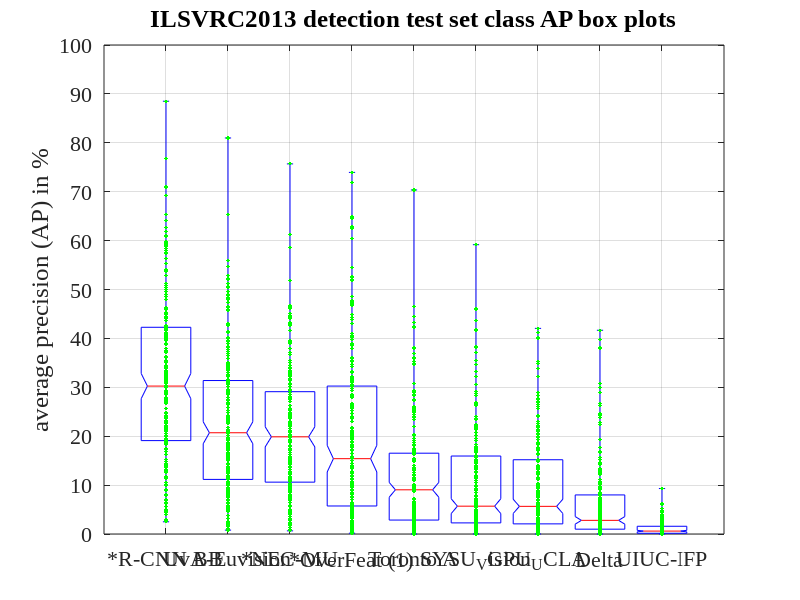

MATLAB code for this plot: (Note: this script raises an error after producing the figure.)
function test_boxplot()

set(0,'DefaultAxesFontName', 'Times New Roman');
set(0,'DefaultAxesFontSize', 16);
set(0,'DefaultTextFontname', 'Times New Roman')
set(0,'DefaultTextFontSize', 16);

addpath('export_fig');

methods = {'*R-CNN BB', ...
           'UvA-Euvision', ...
           '*NEC-MU', ...
           '*OverFeat (1)', ...
           'Toronto A', ...
           'SYSU_Vision', ...
           'GPU_UCLA', ...
           'Delta', ...
           'UIUC-IFP'};

APs = zeros(200, 9);
APs(:,1) = [0.508
0.500
0.318
0.538
0.309
0.540
0.450
0.118
0.420
0.028
0.375
0.326
0.219
0.174
0.553
0.418
0.653
0.372
0.113
0.627
0.529
0.388
0.127
0.411
0.062
0.709
0.193
0.388
0.090
0.267
0.312
0.257
0.575
0.885
0.376
0.289
0.445
0.480
0.323
0.289
0.304
0.141
0.195
0.246
0.462
0.215
0.396
0.212
0.242
0.299
0.300
0.237
0.228
0.340
0.101
0.185
0.199
0.768
0.441
0.278
0.199
0.141
0.350
0.564
0.221
0.445
0.206
0.202
0.049
0.593
0.242
0.641
0.215
0.425
0.286
0.513
0.479
0.323
0.331
0.130
0.138
0.342
0.099
0.460
0.126
0.504
0.405
0.174
0.334
0.380
0.070
0.417
0.287
0.592
0.195
0.237
0.443
0.030
0.584
0.091
0.354
0.333
0.513
0.231
0.389
0.324
0.310
0.301
0.040
0.401
0.333
0.149
0.496
0.422
0.318
0.045
0.316
0.275
0.388
0.222
0.114
0.090
0.328
0.417
0.205
0.226
0.210
0.192
0.437
0.064
0.152
0.320
0.212
0.372
0.079
0.248
0.213
0.141
0.294
0.080
0.710
0.162
0.411
0.611
0.140
0.416
0.025
0.345
0.115
0.246
0.408
0.573
0.106
0.209
0.489
0.090
0.579
0.362
0.338
0.588
0.692
0.168
0.437
0.163
0.068
0.313
0.451
0.183
0.081
0.099
0.268
0.132
0.188
0.091
0.453
0.057
0.217
0.214
0.591
0.426
0.246
0.618
0.292
0.247
0.608
0.138
0.144
0.591
0.417
0.272
0.195
0.137
0.597
0.240
0.398
0.081
0.409
0.486
0.312
0.496];
APs(:,2) = [0.369651,0.482312,0.163024,0.368424,0.232065,0.35141,0.3414,0.007977,0.290688,0.010195,0.315607,0.295134,0.132251,0.070868,0.350663,0.172257,0.503976,0.333773,0.075875,0.464309,0.458206,0.252085,0.0901,0.31605,0.103024,0.48379,0.11183,0.278837,0.077266,0.182147,0.228429,0.153304,0.521545,0.809877,0.231077,0.063309,0.345522,0.372573,0.143204,0.194352,0.186589,0.050596,0.078076,0.102148,0.426199,0.218421,0.134885,0.131633,0.080275,0.252711,0.17368,0.163905,0.143464,0.217716,0.129051,0.133495,0.190844,0.558867,0.208109,0.311238,0.138209,0.064883,0.201574,0.480456,0.258911,0.313239,0.159452,0.134996,0.024542,0.383713,0.161434,0.528005,0.12492,0.322985,0.180017,0.388897,0.329787,0.234976,0.19226,0.106537,0.159285,0.292925,0.070051,0.278829,0.103981,0.322944,0.265891,0.129295,0.175864,0.296236,0.03182,0.184073,0.187222,0.488683,0.08287,0.226891,0.380779,0.010903,0.511801,0.062329,0.25805,0.205994,0.225461,0.157164,0.226638,0.268932,0.305608,0.167249,0.010561,0.411693,0.284602,0.127365,0.300949,0.289655,0.269221,0.015087,0.377517,0.194495,0.24135,0.092309,0.087503,0.070086,0.273815,0.149904,0.209859,0.170944,0.117598,0.092819,0.364299,0.020658,0.090218,0.237007,0.127013,0.288442,0.069159,0.115576,0.055128,0.052167,0.209279,0.037799,0.49587,0.111139,0.295128,0.462503,0.085674,0.286074,0.056591,0.325108,0.099387,0.24894,0.309567,0.348348,0.049406,0.090509,0.30983,0.057438,0.400823,0.211068,0.208709,0.54704,0.653929,0.153886,0.335503,0.114306,0.018554,0.214054,0.358539,0.094698,0.04701,0.05548,0.119764,0.08273,0.093271,0.116072,0.288438,0.046167,0.115465,0.217141,0.464246,0.413227,0.156676,0.474007,0.242938,0.196673,0.505017,0.048939,0.12435,0.394822,0.337888,0.273765,0.12892,0.085409,0.347402,0.154032,0.308792,0.045774,0.312618,0.429482,0.209092,0.481934];
APs(:,3) = [0.427034,0.442052,0.174259,0.220681,0.193629,0.301324,0.327223,0.035029,0.239327,0.012914,0.350166,0.166746,0.149805,0.041591,0.416048,0.276041,0.585222,0.289923,0.084982,0.276353,0.262357,0.227715,0.047579,0.295217,0.072491,0.462152,0.108455,0.28538,0.091785,0.186906,0.211646,0.153211,0.331277,0.756885,0.202655,0.127559,0.313773,0.331982,0.230366,0.239536,0.204109,0.024036,0.103317,0.157777,0.371361,0.161816,0.193398,0.12313,0.081319,0.237813,0.241645,0.069564,0.116407,0.216192,0.092684,0.112824,0.175126,0.440693,0.210219,0.306732,0.148903,0.076524,0.14762,0.322819,0.156007,0.33368,0.117495,0.096164,0.04728,0.220158,0.189719,0.519023,0.084298,0.226764,0.196572,0.431627,0.379589,0.179672,0.236267,0.106915,0.072167,0.308522,0.050661,0.256802,0.081247,0.390033,0.26309,0.090395,0.245216,0.216497,0.116022,0.153208,0.236439,0.427864,0.107274,0.174173,0.30174,0.006459,0.445676,0.044943,0.221807,0.210397,0.10349,0.102945,0.21056,0.170668,0.278701,0.191327,0.00897,0.367871,0.280021,0.073599,0.199732,0.294345,0.208165,0.017856,0.197689,0.186923,0.223692,0.112186,0.079077,0.111592,0.338724,0.242868,0.251844,0.220908,0.323387,0.092884,0.355403,0.02906,0.100546,0.144539,0.10091,0.326099,0.087642,0.121377,0.087933,0.247727,0.257267,0.032257,0.465314,0.064517,0.289238,0.271502,0.126391,0.241956,0.040389,0.223226,0.174613,0.151005,0.313163,0.333006,0.020239,0.141976,0.219819,0.023768,0.315868,0.180885,0.207485,0.466604,0.450489,0.131952,0.344603,0.135328,0.007422,0.172002,0.318128,0.111026,0.057122,0.064172,0.145319,0.035875,0.132035,0.09941,0.255499,0.03218,0.147821,0.093656,0.354192,0.334897,0.229314,0.338948,0.222002,0.252238,0.463161,0.089718,0.137362,0.395233,0.305053,0.225982,0.111409,0.092958,0.613242,0.102363,0.339525,0.02682,0.263298,0.306709,0.180851,0.392561];
APs(:,4) = [0.304986,0.306254,0.182489,0.322144,0.154392,0.604291,0.183819,0.023855,0.353073,0.017784,0.215793,0.001661,0.105774,0.049666,0.402173,0.240044,0.010544,0.137231,0.091068,0.526905,0.331376,0.237194,0.046297,0.204755,0.039179,0.544212,0.124824,0.097011,0.003078,0.113263,0.06352,0.177868,0.405554,0.739479,0.284752,0.076876,0.206095,0.38766,0.24656,0.206374,0.405243,0.04473,0.060582,0.004977,0.386675,0.19345,0.062516,0.055412,0.149686,0.262765,0.017206,0.036141,0.063537,0.149952,0.019898,0.188333,0.138727,0.624676,0.346666,0.358225,0.034577,0.023016,0.217993,0.470298,0.20646,0.297245,0.157737,0.041485,0.024202,0.519579,0.200329,0.649882,0.107063,0.361256,0.082722,0.216905,0.347191,0.206361,0.19694,0.102023,0.07389,0.314942,0.033156,0.442592,0.032853,0.302127,0.144532,0.134044,0.016356,0.285136,0.002395,0.08943,0.180414,0.354106,0.139873,0.133536,0.397322,0.006437,0.321489,0.024375,0.203673,0.194867,0.476566,0.153689,0.361071,0.282103,0.104129,0.23892,0.014675,0.064372,0.253114,0.011274,0.473219,0.267579,0.230172,0.011571,0.085127,0.178486,0.170043,0.31071,0.056773,0.089503,0.217376,0.096023,0.303702,0.124685,0.012821,0.113746,0.292997,0.031883,0.098967,0.210521,0.063068,0.322295,0.063785,0.091335,0.127465,0.064578,0.11883,0.036014,0.719385,0.052331,0.314296,0.646264,0.036296,0.164031,0.001896,0.017421,0.033074,0.172972,0.318912,0.524845,0.02026,0.107853,0.410408,0.017321,0.449396,0.261609,0.342355,0.279731,0.485842,0.111716,0.164636,0.061209,0.007801,0.430707,0.378991,0.099691,0.037589,0.089703,0.07127,0.053797,0.015884,0.009299,0.353723,0.027208,0.033415,0.133944,0.257816,0.438395,0.01045,0.627797,0.257733,0.048145,0.404575,0.033345,0.081978,0.467955,0.157439,0.117678,0.150626,0.057465,0.019113,0.103144,0.176183,0.03963,0.216514,0.26394,0.171983,0.389459];
APs(:,5) = [0.153857,0.306987,0.097201,0.161943,0.182839,0.24406,0.233413,0.01275,0.094078,0.001794,0.191173,0.022211,0.043191,0.006146,0.174788,0.174968,0.055181,0.170341,0.012792,0.347552,0.284085,0.151453,0.012797,0.100476,0.01573,0.259988,0.059611,0.115743,0.012254,0.089227,0.095504,0.059007,0.274934,0.703532,0.098543,0.098974,0.134999,0.09813,0.087025,0.095265,0.219077,0.029653,0.034749,0.046519,0.172528,0.113551,0.022135,0.026403,0.048237,0.034037,0.025835,0.0286,0.027111,0.130929,0.048114,0.038808,0.09152,0.240961,0.162307,0.202228,0.04596,0.015979,0.109113,0.256672,0.135458,0.258983,0.05012,0.029478,0.000962,0.291271,0.131211,0.432864,0.051918,0.359781,0.121358,0.255795,0.249492,0.135736,0.093882,0.070863,0.017857,0.11084,0.004699,0.238274,0.037929,0.111481,0.135904,0.066915,0.020695,0.126112,0.002027,0.092514,0.093022,0.254337,0.024995,0.040516,0.35214,4.7e-05,0.44419,0.019681,0.116322,0.139301,0.167874,0.005164,0.065072,0.166576,0.187502,0.036492,0.016403,0.164952,0.126386,0.029455,0.182833,0.149896,0.16278,0.001758,0.113346,0.098546,0.152013,0.120679,0.023088,0.040432,0.050612,0.067145,0.133431,0.048541,0.000549,0.027634,0.153403,0.007935,0.01048,0.086448,0.010073,0.173501,0.024291,0.047411,0.048823,0.044447,0.052714,0.017045,0.465277,0.025236,0.134378,0.380498,0.028284,0.098725,0.002863,0.018211,0.0,0.049538,0.097342,0.293584,0.009923,0.053919,0.181719,0.001127,0.168699,0.152894,0.063417,0.307579,0.283546,0.015647,0.166164,0.052093,0.002688,0.2516,0.274118,0.06143,0.02322,0.015912,0.064623,0.006725,0.031703,0.007971,0.149019,0.007264,0.031791,0.060425,0.249064,0.368528,0.028288,0.423358,0.204078,0.050974,0.288668,0.012493,0.04556,0.349293,0.195947,0.070044,0.039658,0.028731,0.02662,0.072934,0.154551,0.009735,0.096545,0.133478,0.0425,0.148451];
APs(:,6) = [0.346594,0.223107,0.063055,0.283327,0.07115,0.265284,0.0852,0.002918,0.011377,0.003325,0.127899,0.060148,0.031542,0.002017,0.418145,0.201532,0.046397,0.131602,0.093641,0.172257,0.076431,0.066451,0.032669,0.29216,0.003197,0.216332,0.018201,0.216728,0.07119,0.109169,0.161283,0.011464,0.415781,0.591647,0.151639,0.024254,0.215897,0.287288,0.11306,0.234059,0.0079,0.048122,0.02465,0.038222,0.331567,0.048839,0.000771,0.037656,0.049118,0.17512,0.045014,0.145939,0.015102,0.236511,0.000295,0.020583,0.001631,0.223979,0.071761,0.046583,0.059775,0.068899,0.060407,0.305599,0.057148,0.048465,0.112943,0.02253,0.045865,0.183347,0.054472,0.147652,0.031507,0.166011,0.032847,0.195216,0.354801,0.00902,0.16781,0.048624,0.056668,0.008921,0.04606,0.105184,0.014519,0.371452,0.191223,0.000181,0.029682,0.078149,0.00197,0.134719,0.046737,0.417692,0.029762,0.038016,0.137144,0.000502,0.214269,0.036111,0.03256,0.04026,0.038485,0.178062,0.001122,0.000507,0.139573,0.171435,0.006141,0.224256,0.265882,0.055744,0.093593,0.158854,0.048569,0.018018,0.215111,0.021086,0.099078,0.022777,0.007229,0.008229,0.135065,0.145389,0.00371,0.114306,0.009052,0.073323,0.064966,0.000224,0.010079,0.001626,0.039815,0.079236,0.043555,0.036164,0.002284,0.025778,0.126405,0.006487,0.346685,0.047729,0.00115,0.171373,0.001434,0.117722,0.005923,0.028262,0.001245,0.170807,0.322099,0.158175,0.042977,0.007732,0.151358,0.011639,0.263526,0.098059,0.001804,0.437315,0.382535,0.104583,0.167428,0.021701,0.005313,0.138581,0.207899,0.00276,0.004009,0.00474,0.023227,0.000271,0.04972,0.041287,0.079378,0.009012,0.046984,0.029367,0.092213,0.290947,0.119863,0.117039,0.22034,0.045862,0.26867,0.015537,0.070365,0.007532,0.158298,0.156354,0.028862,0.045568,0.089754,0.034821,0.055753,0.024289,0.042554,0.195408,0.239494,0.460091];
APs(:,7) = [0.337795,0.352768,0.039775,0.226078,0.098018,0.209483,0.137701,0.003308,0.005808,0.003222,0.170265,0.070872,0.01745,0.002239,0.41962,0.199403,0.05138,0.175751,0.092562,0.15185,0.062693,0.051286,0.025342,0.288695,0.001359,0.125622,0.038673,0.213579,0.040129,0.128076,0.16517,0.005839,0.411564,0.217271,0.097998,0.003258,0.240412,0.209685,0.029945,0.220851,0.022382,0.026794,0.051756,0.031911,0.229447,0.114578,0.014272,0.03004,0.03853,0.193461,0.020989,0.037236,0.029664,0.193276,0.000437,0.023724,0.03793,0.163287,0.025381,0.064774,0.0516,0.033555,0.047423,0.13874,0.027005,0.051058,0.075868,0.019892,0.017616,0.151859,0.087819,0.260412,0.038822,0.176737,0.026509,0.151508,0.348299,0.021991,0.256697,0.039986,0.017287,0.079656,0.027835,0.121058,0.012292,0.321807,0.176427,0.002182,0.031912,0.096745,6e-05,0.081567,0.06478,0.401033,0.05043,0.028014,0.112208,0.003849,0.283182,0.0324,0.196677,0.046534,0.034013,0.09532,0.011423,0.00335,0.138575,0.133785,0.000207,0.241903,0.27619,0.07745,0.070001,0.210571,0.057388,0.008538,0.230597,0.059917,0.085485,0.014768,0.014563,0.010334,0.136277,0.261232,0.02571,0.140793,0.016431,0.084987,0.162967,0.000229,0.00903,0.013609,0.018921,0.092908,0.049734,0.046366,0.00148,0.045165,0.075897,0.008473,0.269951,0.043257,0.010322,0.183884,0.00107,0.100949,0.010754,0.053436,0.001043,0.099552,0.264951,0.149392,0.01667,0.018745,0.122728,0.009635,0.123651,0.089588,0.006177,0.420504,0.3487,0.102615,0.202825,0.030867,0.013435,0.131412,0.185977,0.008857,0.007047,0.006242,0.029952,0.000749,0.038098,0.014214,0.087393,0.00655,0.057519,0.009806,0.068562,0.183511,0.055705,0.205658,0.076455,0.050152,0.282896,0.002703,0.049637,0.082618,0.1522,0.172444,0.000481,0.008957,0.033639,0.042887,0.082023,0.028311,0.138462,0.151021,0.240644,0.411596];
APs(:,8) = [0.026686,0.121022,0.013126,0.071838,0.046477,0.146589,0.050237,0.006194,0.046691,7.2e-05,0.042349,2.5e-05,0.025131,0.012086,0.027298,0.101276,0.0391,0.020518,0.00249,0.288714,0.09201,0.065914,0.00755,0.022252,0.003942,0.228541,0.017198,0.0,0.0,0.026785,0.015515,0.016514,0.247127,0.416636,0.063994,0.005263,0.104507,0.080492,0.033522,0.048601,0.084603,0.015286,0.009013,0.012448,0.151685,0.068147,0.009406,0.023125,0.00511,0.01829,0.021808,0.000444,0.013555,0.02807,0.0,0.011313,0.025896,0.299168,0.097233,0.050977,0.002518,0.013021,0.060439,0.176175,0.034155,0.037115,0.048612,0.006673,0.000179,0.238091,0.021019,0.308285,0.034076,0.133002,0.045452,0.126324,0.078055,0.045801,0.016791,0.022518,0.00757,0.090778,0.012826,0.145487,0.014346,0.069966,0.032861,0.021378,0.020566,0.101008,0.000389,0.035479,0.048458,0.128896,0.014211,0.066256,0.124199,0.007746,0.262857,0.004451,0.04864,0.046752,0.070768,0.053855,0.081432,0.094574,0.061944,0.023272,0.00687,0.034119,0.019933,0.000233,0.143031,0.079714,0.068528,0.003827,0.006972,0.007899,0.027734,0.048609,0.013128,0.013828,0.01109,0.055208,0.051849,0.025601,0.000371,0.030364,0.133398,0.00821,0.00705,0.042853,0.006331,0.059268,0.000113,0.028346,0.011232,0.02957,0.018513,0.005712,0.397775,9.4e-05,0.097641,0.380403,0.01428,0.091166,0.003352,0.006388,0.012222,0.026093,0.01458,0.193727,0.00971,0.019193,0.134021,1.3e-05,0.156568,0.0831,0.090877,0.092145,0.262035,0.009601,0.069063,0.018152,0.000697,0.107854,0.24351,0.016058,0.008958,0.008322,0.02022,0.00056,0.003606,0.008337,0.11082,0.002189,0.011254,0.075196,0.142213,0.267456,0.007719,0.23763,0.056647,0.04461,0.169037,0.009801,0.001903,0.224223,0.053276,0.009897,0.02175,0.00597,0.034206,0.042136,0.012576,0.003674,0.069506,0.167656,0.012416,0.09159];
APs(:,9) = [0.043255,0.0,0.023268,0.01697,0.006354,0.010954,0.034152,0.001897,0.028852,0.00256,0.003584,0.0,0.006537,0.001521,0.008336,0.005785,0.004237,0.002524,0.001885,0.017747,0.060605,0.003488,0.002774,0.008016,0.015845,0.047021,0.00698,0.02213,0.00295,0.001863,0.001293,0.01679,0.014485,0.092984,0.01582,0.029348,0.004687,0.018939,0.019338,0.00435,0.022655,0.001916,0.002542,0.018999,6.4e-05,0.063002,0.0,0.001121,0.004348,0.003504,0.000583,0.0,0.001574,0.005441,0.001613,0.003322,0.009761,0.026444,0.005363,0.044305,0.000478,0.002559,0.031253,0.019116,0.001062,0.013593,0.00827,0.000295,0.0,0.015856,0.006333,0.039744,0.003046,0.037136,0.004694,0.013056,0.035352,0.012536,0.004595,0.012755,0.0,0.035949,0.000892,0.032796,0.002252,0.008252,0.005477,0.006202,0.0015,0.007902,0.0,0.008353,0.004283,0.016396,0.023795,0.009933,0.051648,0.0,0.019379,0.000163,0.018208,0.014375,0.018043,0.000751,0.011064,0.006525,0.000313,0.004555,0.000624,0.001427,0.003829,0.0,0.013475,0.022906,0.013867,4.2e-05,0.007113,0.000618,0.00406,0.013733,0.000725,0.00404,0.013143,0.00274,0.018482,0.007034,0.007143,0.01296,0.011632,0.002843,0.0,0.010845,0.002774,0.009906,0.000133,0.002535,0.001299,0.016008,0.000107,0.000475,0.022739,0.00077,0.005633,0.025773,0.000591,0.001935,0.0,0.007194,0.00078,0.011483,0.000558,0.006784,0.0,0.00353,0.023641,0.000315,0.016251,0.008469,0.01027,0.010792,0.010346,0.003026,0.0133,0.000881,0.00614,0.018793,0.024198,0.034394,0.003075,0.000548,0.00085,0.007937,3.7e-05,0.0,0.010905,0.000373,0.001142,0.002877,0.012359,0.019771,0.004223,0.007854,0.017256,0.001891,0.016239,0.01342,0.000332,0.025249,0.003543,0.000126,0.009615,0.003685,0.0,0.019852,0.011984,0.000205,0.004906,0.001942,2.3e-05,0.022989];

clf;

boxplot(100*APs, 'notch', 'on', 'whisker', 10, 'labels', methods, 'labelorientation', 'inline');
hold on;
for i = 1:9
  plot(i, 100*APs(:,i), '.g', 'MarkerSize', 8);
end
hold off;

set(gca, 'ytick', 0:10:100);
ylabel('average precision (AP) in %', 'FontSize', 18);
title('ILSVRC2013 detection test set class AP box plots', 'FontSize', 18);

ylim([0 100]);
grid on;

set(gcf, 'Color', 'white');
export_fig ilsvrc13_boxplot.pdf -pdf
%!open ilsvrc13_boxplot.pdf
